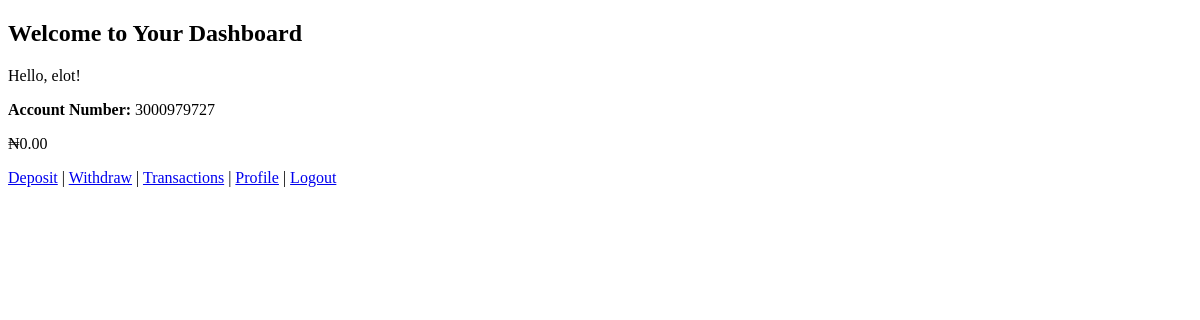
The app's page /dashboard/ (signed in), older data.
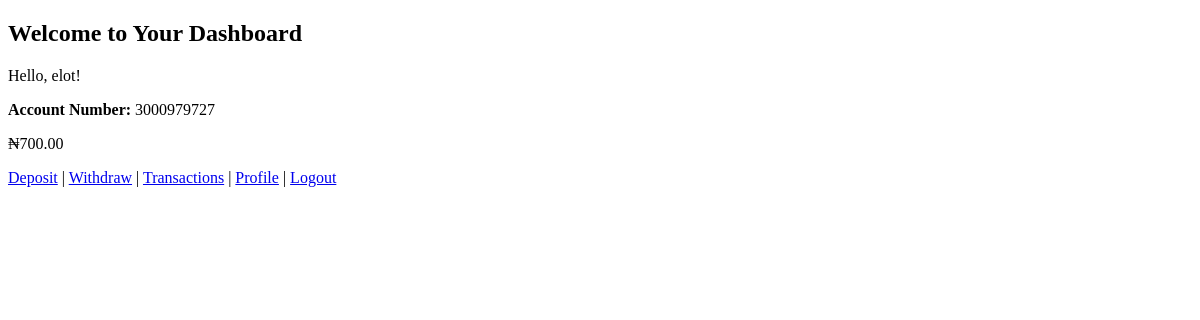
The same page, newer data.
### bankPages/models.py (models this page shows, shortened)
class UserProfile(models.Model):
    user = models.OneToOneField(User, on_delete=models.CASCADE)
    balance = models.DecimalField(max_digits=12, decimal_places=2, default=0.00)
    account_number = models.CharField(max_length=10, unique=True, blank=True)

### bankPages/views.py (the view)
# urls.py: path('dashboard/', views.dashboard, name='dashboard'),
@login_required
def dashboard(request):
    user_profile, created = UserProfile.objects.get_or_create(user=request.user)
    context = {
        'balance': user_profile.balance,
        'account_number': user_profile.account_number,  # Add account number here
    }
    return render(request, 'bankPages/dashboard.html', context)

### bankPages/templates/bankPages/dashboard.html (shortened to what this page needs)
{% load static %}
<!DOCTYPE html>
<html lang="en">
<head>
</head>
<body>
    <h2>Welcome to Your Dashboard</h2>
    <p>Hello, {{ user.username }}!</p>
    <p><strong>Account Number:</strong> {{ account_number }}</p>
    <p class="text-3xl font-bold text-green-500">₦{{ balance }}</p>
    <a href="{% url 'deposit' %}">Deposit</a> |
    <a href="{% url 'withdraw' %}">Withdraw</a> |
    <a href="{% url 'transactions' %}">Transactions</a> |
    <a href="{% url 'profile' %}">Profile</a> |
    <a href="{% url 'logout' %}">Logout</a>
</body>
</html>

Row changes from the older to the newer data that the page shows:
changed UserProfile: balance "0.00" → "700.00"
